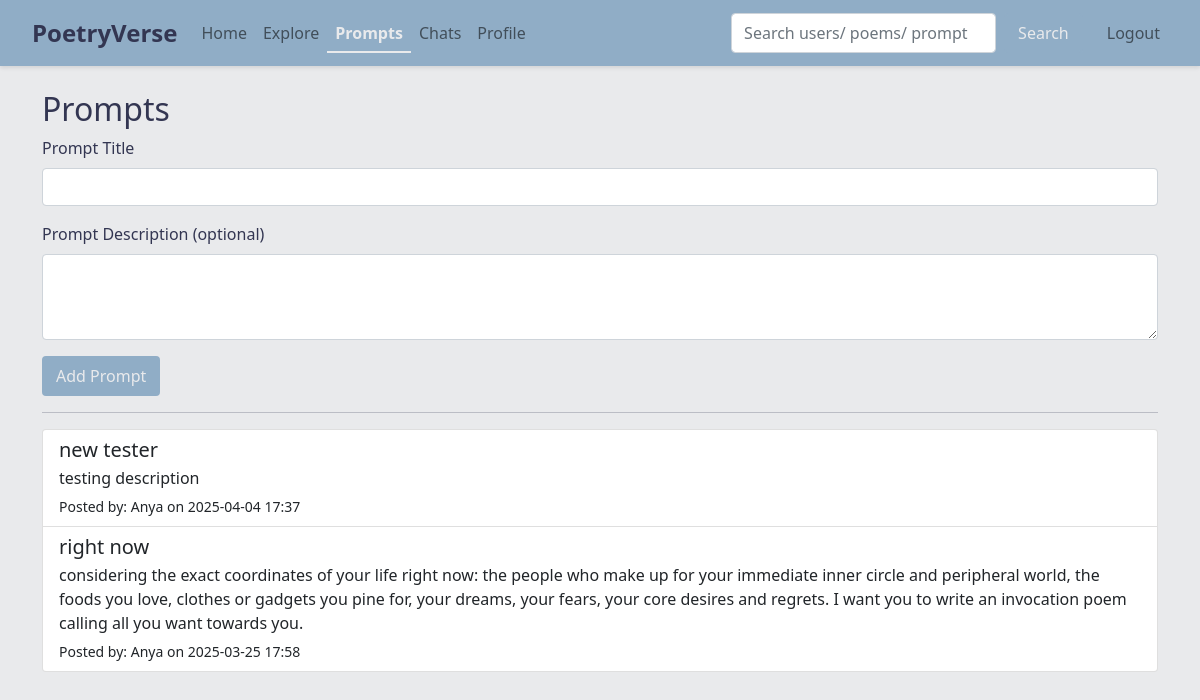
Page /prompts (signed in) on the committed database.
### app.py (models this page shows)
class Prompt(db.Model):
    id = db.Column(db.Integer, primary_key=True)
    title = db.Column(db.String(200), nullable=False)
    description = db.Column(db.Text, nullable=True)
    created_by = db.Column(db.Integer, db.ForeignKey('user.id'), nullable=False)
    created_at = db.Column(db.DateTime, default=datetime.utcnow)
    creator = db.relationship('User', backref='prompts', lazy=True)
    poems = db.relationship('Poem', backref='prompt', lazy=True)

class User(db.Model, UserMixin):
    id = db.Column(db.Integer, primary_key=True)
    username = db.Column(db.String(150), unique=True, nullable=False)
    email = db.Column(db.String(150), unique=True, nullable=False)
    password = db.Column(db.String(200), nullable=False)
    description = db.Column(db.Text, nullable=True)
    profile_image = db.Column(db.String(300), nullable=True)
    poems = db.relationship('Poem', backref='author', lazy=True)
    collections = db.relationship('Collection', backref='owner', lazy=True)
    favorite_poems = db.relationship('Poem', secondary=favorites, backref=db.backref('favorited_by', lazy='dynamic'))
    following = db.relationship('User', secondary=followers,
                                primaryjoin=(followers.c.follower_id == id),
                                secondaryjoin=(followers.c.followed_id == id),
                                backref=db.backref('followers', lazy='dynamic'),
                                lazy='dynamic')

### app.py (the view, shortened to what this page needs)
@app.route('/prompts', methods=['GET', 'POST'])
@login_required
def prompts():
    all_prompts = Prompt.query.order_by(Prompt.created_at.desc()).all()
    return render_template('prompts.html', prompts=all_prompts)

### app.py (called while the page is built)
@login_manager.user_loader
def load_user(user_id):
    return User.query.get(int(user_id))

### templates/prompts.html
{% extends "base.html" %}
{% block content %}
<h2>Prompts</h2>
<form method="post">
  <div class="mb-3">
    <label for="title" class="form-label">Prompt Title</label>
    <input type="text" class="form-control" id="title" name="title" required>
  </div>
  <div class="mb-3">
    <label for="description" class="form-label">Prompt Description (optional)</label>
    <textarea class="form-control" id="description" name="description" rows="3"></textarea>
  </div>
  <button type="submit" class="btn btn-primary prf-add">Add Prompt</button>
</form>
<hr>
<div class="list-group">
  {% for prompt in prompts %}
  <a href="{{ url_for('view_prompt', prompt_id=prompt.id) }}" class="list-group-item list-group-item-action">
    <h5 class="mb-1">{{ prompt.title }}</h5>
    {% if prompt.description %}
      <p class="mb-1">{{ prompt.description }}</p>
    {% endif %}
    <small>Posted by: {{ prompt.creator.username }} on {{ prompt.created_at.strftime('%Y-%m-%d %H:%M') }}</small>
  </a>
  {% endfor %}
</div>
{% endblock %}

### static/css/global.css (style rules this page uses)
body { background-color: #e9eaec; color: #333652; }
.prf-add { background-color: #90adc6; color: #e9eaec; border: 2px solid #90adc6; }

### rows in the picture
Prompt: title "new tester", description "testing description", creator.username "Anya", created_at "2025-04-04 17:37"
Prompt: title "right now", description "considering the exact coordinates of your life right now: the people who make up for your immediate inner circle and peripheral world, the foods you love, clothes or gadgets you pine for, your dreams, your fears, your core desires and regrets. I want you to write an invocation poem calling all you want towards you.", creator.username "Anya", created_at "2025-03-25 17:58"
